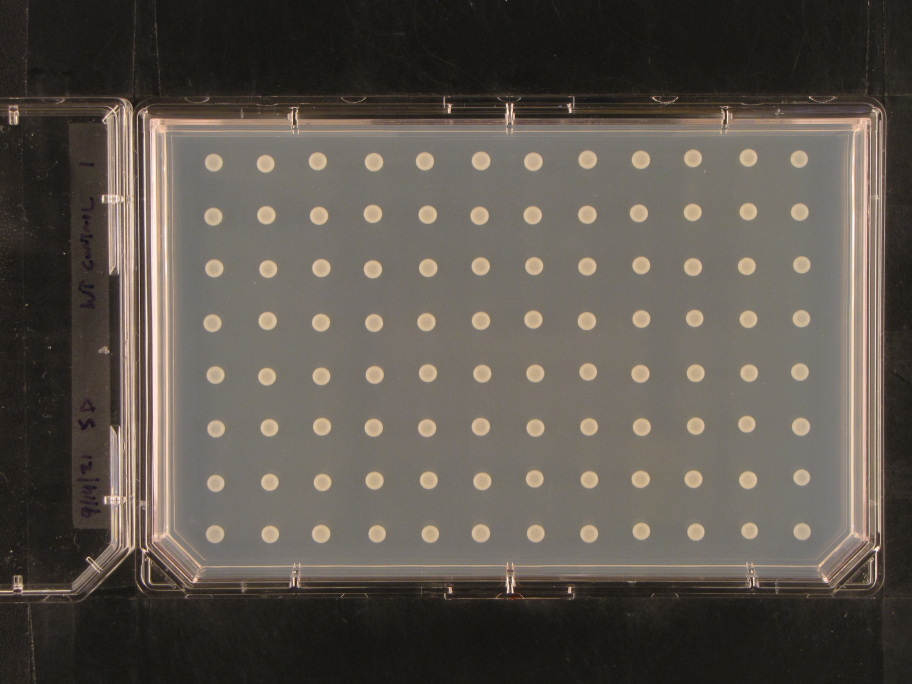
#> input picture OTC Project/Images/IMG_2807.JPG, 3648 x 2736 px, given as the content of the folder C:/Users/Katherine/Desktop, which was not available (shown at 1/4 size)
$ jupyter execute --allow-errors OTCSegmentationNotebook.ipynb   (shell and % lines are left out)   (older library calls are emulated)   (text cells are left out)
#> lines starting #> are read from the running program, lines starting #| are printed output that depends on the picture; after the words box and inside, x2 and y2 are one past the last pixel; in counts of white or black regions, pixels touching at a corner belong together; pictures that were not available may be replaced by others from this repository, and a replacement may not be noted
[cell 1]
# Load Packages
import numpy as np
import matplotlib.pyplot as plt
from scipy import ndimage as ndi
from PIL import Image
from skimage import feature, filters, data, color, io
import skimage
from skimage.transform import hough_circle
from skimage.feature import peak_local_max
from skimage.draw import circle
from scipy.signal import find_peaks
from IPython.display import clear_output
import collections

import sys
sys.path.append('./')
from skimage.filters import sobel
from scipy.signal import find_peaks
from pathlib import Path
import glob
import os
import shutil
import pandas as pd
from skimage.exposure import histogram

from skimage.filters import threshold_otsu
from skimage.segmentation import clear_border
from skimage.measure import label, regionprops
from skimage.morphology import closing, square
from skimage.color import label2rgb
from shutil import copy2
from PIL import Image
from PIL.ExifTags import TAGS

# Define Functions for loading and processing images


# [8 lines left out: function LoadPlateImages, not called in this run]

def ListImageFiles(folder):
    '''
    Imports all jpg images in the working directory and places them in a list
    '''
#> further down, cell_plate is the input picture: shape (2736, 3648, 3); mean R, G, B 91.9, 85.1, 77.4
#> `cell_plate_cropped_gray = skimage.color.rgb2gray(cell_plate[520:2240,7..`:
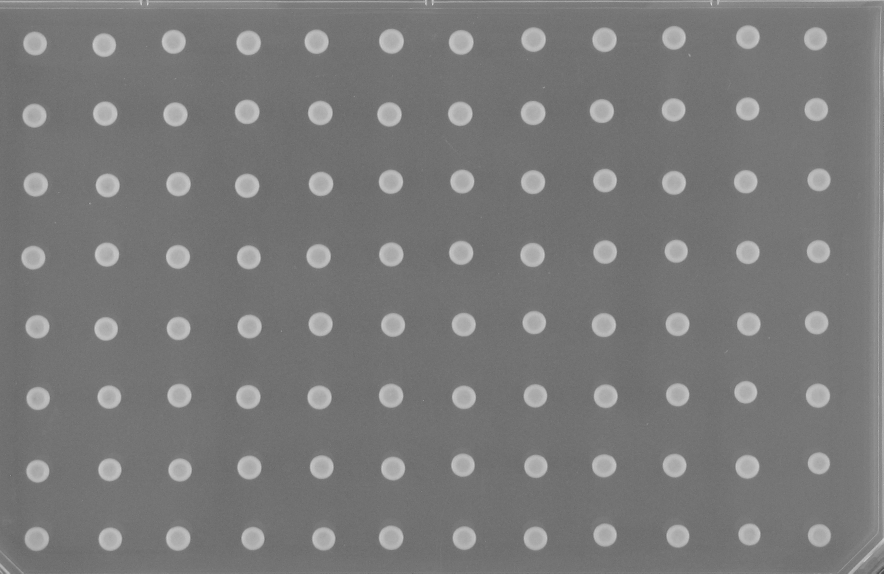
#> cell_plate_cropped_gray: shape (1720, 2650) float64 (shown at 1/3 size); min 0.281, max 0.992, mean 0.477
#> the loop `for j in range(0,len(crop_locs_x)-1):` made 8 passes
#> pass 3, `row = cell_plate_cropped_gray[np.int(crop_locs_x[j]):np.int(crop_locs_..`:
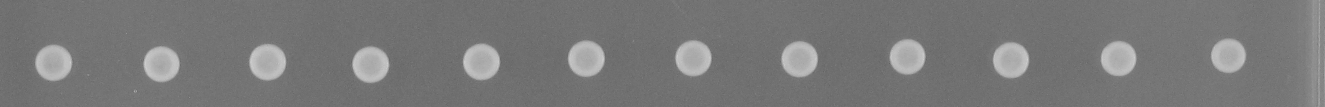
#> row: shape (214, 2650) float64 (shown at 1/2 size); min 0.325, max 0.88, mean 0.473
#> after the loop `for j in range(0,len(crop_locs_x)-1):`: tiles = 96 items
    path = Path(os.getcwd() + '\\' + folder)
    files = os.listdir(path)
    return files

# [90 lines left out: functions ListFiles, CropPlateImage, DisplayTiles, MergeTiles, not called in this run]

def SizeFeatures(clean_tile_list, colony_mask_list, tile_list):
    area_list = []
    pixel_sum_list = []
    perimeter_list = []
    #background_list = []
    check_list = []
    for j in range(0,len(clean_tile_list)):
        mask = colony_mask_list[j]
        clean_tile = clean_tile_list[j]
        colony_area = np.sum(mask)
        area_list.append(colony_area)
        pixel_sum_list.append(np.sum(clean_tile))
        perimeter_list.append(skimage.measure.perimeter(mask))
        #background_list.append(np.median(tile_list[j][0:20,0:200]))

    #background = np.mean(background_list)
    background = 0
    intden_list = [pixel_sum -background*area for pixel_sum,area in zip(pixel_sum_list,area_list)]

    return area_list, pixel_sum_list, intden_list, perimeter_list, background
# [14 lines left out: function TextureFeatures, not called in this run]

def SegmentTiles(tiles, min_radii=28, max_radii=40, Display=False):
#> called with min_radii = 28, max_radii = 40, Display = False
    if Display:
        DisplayTiles(tiles)

    colony_masks = []
    clean_tiles = []
    tile_thresh = []
    labeled_image = []
    background_list = [np.median(t[0:20,0:200]) for t in tiles]
#> background_list = 96 values, max 0.539 at index 1, min 0.44 at index 28, mean 0.46
    background = np.mean(background_list)
#> background = 0.46
    #print(background)

    count = 0

    for m in tiles:
        count = count + 1
        t1 = np.copy(m)

        if count == 96:
            t1 = t1[0:160,0:160]

        thresh = threshold_otsu(t1)
        bw = closing(t1 > thresh, square(1))
        bw = ndi.binary_fill_holes(bw)
        label_image = label(bw)

        colony_mask2 = 1*label_image - 1*clear_border(label_image)

        t = np.copy(t1)
        t[colony_mask2>0] = background
        thresh = threshold_otsu(t)
        bw = closing(t > thresh, square(4))
        bw = ndi.binary_fill_holes(bw)
        label_image = label(bw)

        label_objects, nb_labels = ndi.label(label_image>0)
        # Select largest object
        sizes = np.bincount(label_objects.ravel())
        mask_sizes = sizes > 2000
        mask_sizes[0] = 0
        colony_mask_temp = mask_sizes[label_objects]
        # remove artifacts connected to image border
        colony_mask = clear_border(colony_mask_temp)

        if thresh< 0.55:
            # Try again, adjusting threshold away from agar
            thresh = threshold_otsu(t1)
            bw = closing(t1 > thresh+0.01, square(1))
            bw = ndi.binary_fill_holes(bw)
            label_image = label(bw)

            colony_mask2 = 1*label_image - 1*clear_border(label_image)

            t = np.copy(t1)
            t[colony_mask2>0] = background
            thresh = threshold_otsu(t)
            bw = closing(t > thresh+0.01, square(1))
            bw = ndi.binary_fill_holes(bw)
            label_image = label(bw)

            label_objects, nb_labels = ndi.label(label_image>0)
            # Select largest object
            sizes = np.bincount(label_objects.ravel())
            mask_sizes = sizes > 2000
            mask_sizes[0] = 0
            colony_mask_temp = mask_sizes[label_objects]
            # remove artifacts connected to image border
            colony_mask = clear_border(colony_mask_temp)

            # Detect circle (corresponding to initial pin if colony is faint)
            try:
                edge2 = skimage.feature.canny(colony_mask, sigma = 0.25)
                hough_radii = np.arange(min_radii,max_radii, 0.5)
                hough_res = hough_circle(edge2, hough_radii)
                centers = []
                accums = []
                radii = []
                for radius, h in zip(hough_radii, hough_res):
                    # For each radius, extract one circle
                    peaks = peak_local_max(h, num_peaks=1)
                    centers.extend(peaks)
                    accums.extend(h[peaks[:, 0],peaks[:,1]])
                    radii.extend([radius])

                # Pick the most prominent circle for mask
                    if np.max(accums) > 0.1:
                        idx = np.argmax(accums)
                        center_x, center_y = centers[idx]
                        radius = radii[idx]+1
                        cx, cy = circle(center_x, center_y, radius)
                        colony_mask = np.zeros_like(t)
                        try:
                            colony_mask[cx,cy] = 1
                        except:
                            pass
                        colony_mask = colony_mask>0
                    else:
                        colony_mask = np.zeros_like(t)
                        colony_mask = colony_mask>0

            except:
                try:
                    edge2 = 1*(t>np.mean(t)+.02)
                    hough_radii = np.arange(min_radii,max_radii, 0.5)
                    hough_res = hough_circle(edge2, hough_radii)
                    centers = []
                    accums = []
                    radii = []
                    for radius, h in zip(hough_radii, hough_res):
                        # For each radius, extract one circle
                        peaks = peak_local_max(h, num_peaks=1)
                        centers.extend(peaks)
                        accums.extend(h[peaks[:, 0],peaks[:,1]])
                        radii.extend([radius])

                    # Pick the most prominent circle for mask
                    if np.max(accums) > 0.1:
                        idx = np.argmax(accums)
                        center_x, center_y = centers[idx]
                        radius = radii[idx]+1
                        cx, cy = circle(center_x, center_y, radius)
                        colony_mask = np.zeros_like(t)
                        try:
                            colony_mask[cx,cy] = 1
                        except:
                            pass
                        colony_mask = colony_mask>0
                    else:
                        colony_mask = np.zeros_like(t)
                        colony_mask = colony_mask>0
                except:
                    print("colony empty")
                    colony_mask = np.zeros_like(t)

        # Combine with thresholding result if the colony is not completely null
        elif thresh> 0.55: #0.35 #.42
            label_objects, nb_labels = ndi.label(1*((label_image)>0))

            # Select largest object
            sizes = np.bincount(label_objects.ravel())
            mask_sizes = sizes > 2000
            mask_sizes[0] = 0
            colony_mask_temp = mask_sizes[label_objects]
            # remove artifacts connected to image border
            colony_mask = clear_border(colony_mask_temp)
            # check that colony wasn't touching image border
            if abs(np.sum(1*colony_mask)) == 0:
                try:
                    edge2 = 1*(t>np.mean(t)+.02)
                    hough_radii = np.arange(min_radii,max_radii, 0.5)
                    hough_res = hough_circle(edge2, hough_radii)
                    centers = []
                    accums = []
                    radii = []
                    for radius, h in zip(hough_radii, hough_res):
                        # For each radius, extract one circle
                        peaks = peak_local_max(h, num_peaks=1)
                        centers.extend(peaks)
                        accums.extend(h[peaks[:, 0],peaks[:,1]])
                        radii.extend([radius])

                    # Pick the most prominent circle for mask
                    idx = np.argmax(accums)
                    center_x, center_y = centers[idx]
                    radius = radii[idx]+1
                    cx, cy = circle(center_x, center_y, radius)
                    colony_mask = np.zeros_like(t)
                    try:
                        colony_mask[cx,cy] = 1
                    except:
                        pass
                    colony_mask = colony_mask>0
                except:
                    print("colony empty")
                    colony_mask = np.zeros_like(t)


        if count == 96:
            colony_mask_temp = np.zeros_like(m);
            colony_mask_temp[0:160,0:160] = np.copy(colony_mask)
            colony_mask = np.copy(colony_mask_temp)

        image_label_overlay = label2rgb(colony_mask, image=m, bg_label=0)
        colony_masks.append(colony_mask)
        clean_tiles.append(m*colony_mask)
        tile_thresh.append(thresh)
        labeled_image.append(image_label_overlay)
#> this loop made 96 passes
#> pass 1, in SegmentTiles, `t1 = np.copy(m)`:
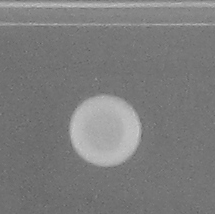
#> t1: shape (214, 215) float64; min 0.344, max 0.817, mean 0.49
#> pass 1, in SegmentTiles, `bw = closing(t1 > thresh, square(1))`:
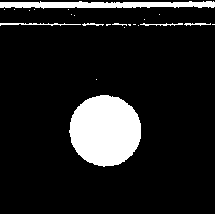
#> bw: shape (214, 215) bool; 12.1% white; 23 white regions (16 under 20 px), largest, box (x1, y1, x2, y2) and area: (69, 95, 141, 167) 4026, (0, 1, 215, 9) 1209, (0, 23, 81, 26) 123
#> pass 1, in SegmentTiles, `label_image = label(bw)`:
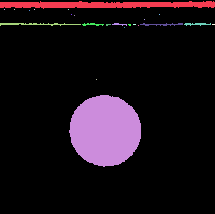
#> label_image: shape (214, 215) int32; 24 distinct labels, from 0 to 23; one colour per label, 0 black
#> pass 1, in SegmentTiles, `colony_mask2 = 1*label_image - 1*clear_border(label_image)`:
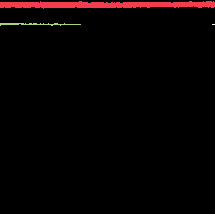
#> colony_mask2: shape (214, 215) int32; 4 distinct labels, from 0 to 19; one colour per label, 0 black
#> after the loop:
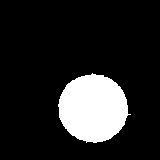
#> bw: shape (160, 160) bool; 14.6% white; 1 white region, box (x1, y1, x2, y2) and area: (58, 73, 131, 143) 3741
#> after the loop:
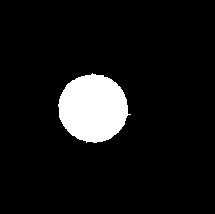
#> colony_mask: shape (214, 215) float64; values 0 (black) and 1 (white), 8.1% white; 1 white region, box (x1, y1, x2, y2) and area: (58, 73, 131, 143) 3741
#> after the loop: colony_mask2: shape (160, 160) int32; every value is 0
#> after the loop:
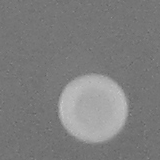
#> t: shape (160, 160) float64; min 0.374, max 0.812, mean 0.495

    if Display:
        plt.imshow(M)


    return colony_masks, clean_tiles, labeled_image, tile_thresh

[cell 2]
# -- Set input folder and list jpg files
os.chdir(r'C:\Users\Katherine\Desktop')
file_list = ListImageFiles('OTCimages')
my_list = [x  for x in file_list if "jpg"or"JPG" in x]
os.chdir(r'C:\Users\Katherine\Desktop\OTCimages')
positions = ([x+y for x in ['A','B','C','D','E','F','G','H']
                        for y in ['1','2','3','4','5','6','7','8','9','10','11','12']])
output_folder = r'C:\Users\Katherine\Desktop\OTCoutput'

#> (a cell that did not finish here is left out)

#> the loop in SizeFeatures, `for j in range(0,len(clean_tile_list)):` made 96 passes
#> pass 2, in SizeFeatures, `clean_tile = clean_tile_list[j]`:
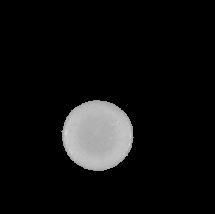
#> clean_tile: shape (214, 215) float64; min 0, max 0.903, mean 0.0619
    AvgInt = np.ndarray.tolist(np.array(intden_list)/np.array(area_list))

    data = ({'Position':  positions, 'Area': area_list, 'AvgInt': AvgInt, 'IntDen': intden_list,})
    df = (pd.DataFrame(data, columns = ['Position','Area','AvgInt','IntDen']))
    (df.to_csv(os.path.join(output_folder,filename), index=False))
    area_array = np.reshape(area_list, (8,12))
    # -- Check for adjacent identical values in columns
    for j in range(0,12):
        col1 = area_array[0:-1,j]
        col2 = area_array[1:,j]
        diff = list(col1-col2)
        for jj in range(0,5):
            if diff[jj]==0 and diff[jj+1]==0 and diff[jj+2]==0:
                flag = True

    # -- Display heat map and file name if yes
    if flag:
        print(filename)
        print('identical neighbors in image '+str(i))
    DisplayTiles(labeled_image)
    img_seg = 255*MergeTiles(labeled_image, crop_locs_x, crop_locs_y)
    A = Image.fromarray(img_seg.astype('uint8'), 'RGB')
    A.save(os.path.join(output_folder,filename.split('.')[0]+'_seg.jpg'))
